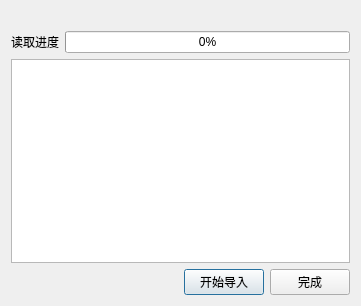
<?xml version="1.0" encoding="UTF-8"?>
<ui version="4.0">
 <class>ChooseDesignFiles_DIALOG</class>
 <widget class="QDialog" name="ChooseDesignFiles_DIALOG">
  <property name="geometry">
   <rect>
    <x>0</x>
    <y>0</y>
    <width>361</width>
    <height>306</height>
   </rect>
  </property>
  <property name="sizePolicy">
   <sizepolicy hsizetype="Fixed" vsizetype="Fixed">
    <horstretch>0</horstretch>
    <verstretch>0</verstretch>
   </sizepolicy>
  </property>
  <property name="windowTitle">
   <string>导入列控工程数据</string>
  </property>
  <property name="modal">
   <bool>true</bool>
  </property>
  <layout class="QVBoxLayout" name="verticalLayout_2">
   <item>
    <layout class="QVBoxLayout" name="verticalLayout">
     <item>
      <spacer name="horizontalSpacer_2">
       <property name="orientation">
        <enum>Qt::Horizontal</enum>
       </property>
       <property name="sizeHint" stdset="0">
        <size>
         <width>40</width>
         <height>20</height>
        </size>
       </property>
      </spacer>
     </item>
     <item>
      <layout class="QHBoxLayout" name="horizontalLayout">
       <item>
        <widget class="QLabel" name="label">
         <property name="text">
          <string>读取进度</string>
         </property>
        </widget>
       </item>
       <item>
        <widget class="QProgressBar" name="progressBar">
         <property name="value">
          <number>0</number>
         </property>
        </widget>
       </item>
      </layout>
     </item>
     <item>
      <widget class="QListWidget" name="logListWidget"/>
     </item>
     <item>
      <layout class="QHBoxLayout" name="horizontalLayout_2" stretch="3,1,0">
       <item>
        <spacer name="horizontalSpacer">
         <property name="orientation">
          <enum>Qt::Horizontal</enum>
         </property>
         <property name="sizeHint" stdset="0">
          <size>
           <width>68</width>
           <height>17</height>
          </size>
         </property>
        </spacer>
       </item>
       <item>
        <widget class="QPushButton" name="pushButton">
         <property name="text">
          <string>开始导入</string>
         </property>
        </widget>
       </item>
       <item>
        <widget class="QPushButton" name="finishPushButton">
         <property name="text">
          <string>完成</string>
         </property>
         <property name="checkable">
          <bool>false</bool>
         </property>
        </widget>
       </item>
      </layout>
     </item>
    </layout>
   </item>
  </layout>
 </widget>
 <resources/>
 <connections/>
</ui>
